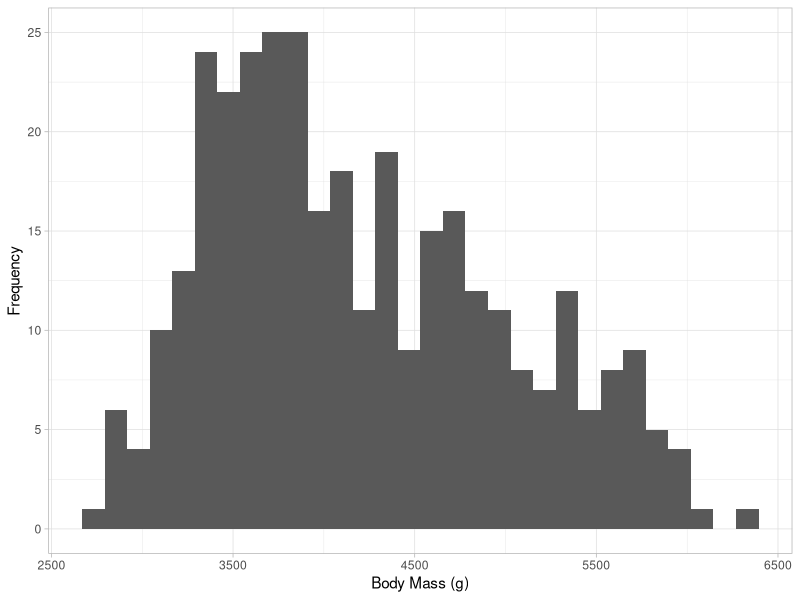

This figure's R source:
## ---- chunk 1
knitr::opts_chunk$set(echo = TRUE)
## ---- chunk 2
# function_name <- function(inputs) {
#   output <- do_something(inputs)
#   return(output)
# }
## ---- chunk 3
calc_shrub_vol <- function(length, width, height){
  volume <- length * width * height
  return(volume)
}
## ---- chunk 4
calc_shrub_vol(0.8, 1.6, 2)
## ---- chunk 5
shrub_vol <- calc_shrub_vol(0.8, 1.6, 2)
## ---- chunk 6
est_shrub_mass <- function(volume, a = 2.65, b = 0.8){
  mass <- a * volume ^ b
  return(mass)
}

est_shrub_mass(7.2)
## ---- chunk 7
# vol = 7.2, a = 2.65, b = .8
est_shrub_mass(7.2, 2.65, 0.8)

est_shrub_mass(2.65, 0.8)

est_shrub_mass(2.65, b = 0.8)

est_shrub_mass(b = 0.8, volume = 7.2)
## ---- chunk 8

## ---- chunk 9
# vectors
lengths <- c(1.2, 3, 4.7, 0.3)
widths <- c(0.5, 2.0, 4.2, 1.0)
heights <- c(1.1, 2.2, 3.0, 0.7)

calc_shrub_vol(lengths, widths, heights)

# data frame
shrub_dimensions <- data.frame(length = lengths, 
                               width = widths, 
                               height = heights)

shrub_dimensions$volume <- calc_shrub_vol(shrub_dimensions$length,
               shrub_dimensions$width,
               shrub_dimensions$height)
shrub_dimensions
## ---- chunk 10
# use the mutate function from dplyr without loading the package
# we can use an fully qualified function call, e.g., pkg::function() 
shrub_dimensions |> 
  dplyr::mutate(volume = calc_shrub_vol(length, width, height))
## ---- chunk 11
shrub_volume <- calc_shrub_vol(0.8, 1.6, 2)
est_shrub_mass(shrub_volume)
## ---- chunk 12
calc_shrub_vol(0.8, 1.6, 2) |> 
  est_shrub_mass()
## ---- chunk 13
library(palmerpenguins)
library(tidyverse)
## ---- chunk 14
make_plot <- function(df, column, label){
  ggplot(data = df, aes(x = {{ column }})) +
    geom_histogram() +
    labs(x = label,
         y = "Frequency") +
    theme_light()
}

make_plot(penguins, body_mass_g, "Body Mass (g)")
